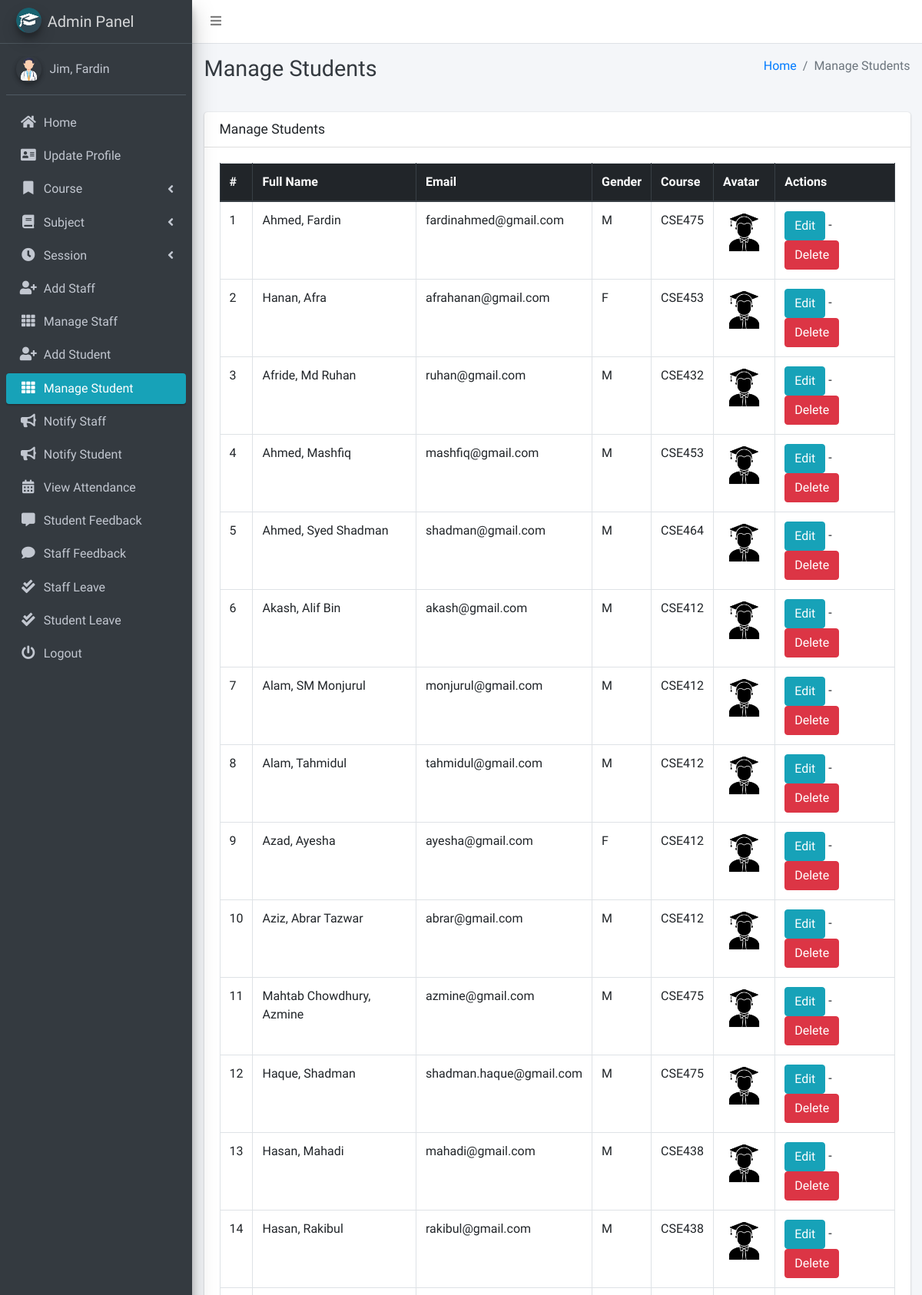
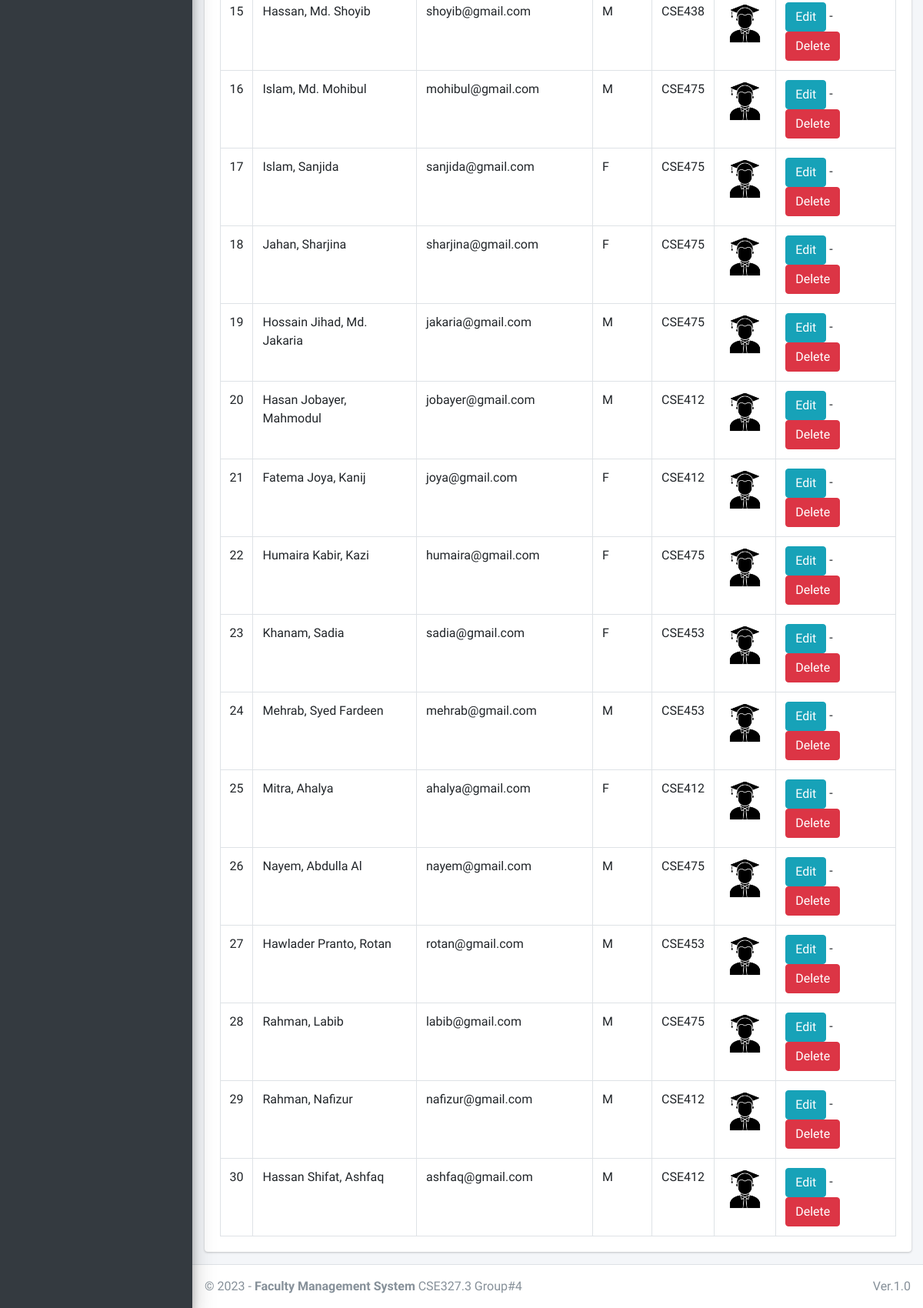
Page /student/manage/ (signed in) on the committed database (2 pictures, top to bottom).
### main_app/models.py (models this page shows, shortened)
class CustomUser(AbstractUser):
    USER_TYPE = ((1, "HOD"), (2, "Staff"), (3, "Student"))
    GENDER = [("M", "Male"), ("F", "Female")]
    username = None  # Removed username, using email instead
    email = models.EmailField(unique=True)
    user_type = models.CharField(default=1, choices=USER_TYPE, max_length=1)
    gender = models.CharField(max_length=1, choices=GENDER)
    profile_pic = models.ImageField()
    address = models.TextField()
    fcm_token = models.TextField(default="")  # For firebase notifications
    created_at = models.DateTimeField(auto_now_add=True)
    updated_at = models.DateTimeField(auto_now=True)
    USERNAME_FIELD = "email"
    REQUIRED_FIELDS = []
    objects = CustomUserManager()
    def __str__(self):
        return self.last_name + ", " + self.first_name

class Student(models.Model):
    admin = models.OneToOneField(CustomUser, on_delete=models.CASCADE)
    course = models.ForeignKey(Course, on_delete=models.DO_NOTHING, null=True, blank=False)
    session = models.ForeignKey(Session, on_delete=models.DO_NOTHING, null=True)

class Course(models.Model):
    name = models.CharField(max_length=120)
    created_at = models.DateTimeField(auto_now_add=True)
    updated_at = models.DateTimeField(auto_now=True)

### main_app/hod_views.py (the view)
# urls.py: path("student/manage/", hod_views.manage_student, name='manage_student'),
def manage_student(request):
    students = CustomUser.objects.filter(user_type=3)
    context = {
        'students': students,
        'page_title': 'Manage Students'
    }
    return render(request, "hod_template/manage_student.html", context)

### main_app/templates/hod_template/manage_student.html
{% extends 'main_app/base.html' %}
{% load static %}
{% block page_title %}{{page_title}}{% endblock page_title %}
{% block content %}
<section class="content">
    <div class="container-fluid">
        <div class="row">
            <div class="col-md-12">
                <div class="card">
                    <div class="card-header">
                        <h3 class="card-title">{{page_title}}</h3>
                    </div>
                    <div class="card-body">
                        <table id="example2" class="table table-bordered table-hover">
                            <thead class="thead-dark">
                                <tr>
                                    <th>#</th>
                                    <th>Full Name</th>
                                    <th>Email</th>
                                    <th>Gender</th>
                                    <th>Course</th>
                                    <th>Avatar</th>
                                    <th>Actions</th>
                                </tr>
                            </thead>
                            <tbody>
                                {% for student in students %}
                                <tr>
                                    <td>{{ forloop.counter }}</td>
                                    <td>{{student.last_name}}, {{student.first_name}}</td>
                                    <td>{{student.email}}</td>
                                    <td>{{student.gender}}</td>
                                    <td>{{student.student.course.name}}</td>
                                    <td>
                                        {% if student.profile_pic == ""  %}
                                        No Image
                                        {% else %}
                                        <img class="img img-fluid mb-2" height="56" width="56"
                                            src="{{student.profile_pic}}" alt="">
                                        {% endif %}
                                    </td>
                                    <td><a href="{% url 'edit_student' student.student.id %}" class="btn btn-info">Edit</a> -
                                        <a href="{% url 'delete_student' student.student.id %}" class="btn btn-danger" onclick="return confirm('Are you sure about this ?')">Delete</a>
                                    </td>
                                </tr>
                                {% endfor %}
                            </tbody>
                        </table>
                    </div>
                </div>
            </div>
        </div>
    </div>
</section>
{% endblock content %}

### main_app/templates/main_app/sidebar_template.html (shortened to what this page needs)
{% load static %}
<aside class="main-sidebar sidebar-dark-info elevation-4">
    {% if request.user.user_type == '1' %}
    <a href="{% url 'admin_home' %}" class="brand-link">
        <img src="{% static 'dist/img/cmsl.png' %} " alt="AdminLTE Logo"
            class="brand-image img-circle elevation-3" >
        <span class="brand-text font-weight-light">Admin Panel</span>
    </a>
    <div class="sidebar">
        <div class="user-panel mt-3 pb-3 mb-3 d-flex">
            <div class="image">
                <img src="{{ request.user.profile_pic}}" class="img-circle elevation-2" alt="User Image">
            </div>
            <div class="info">
                <a href="#" class="d-block">{{user}}</a>
            </div>
        </div>
        <nav class="mt-2">
            <ul class="nav nav-pills nav-sidebar flex-column" data-widget="treeview" role="menu" data-accordion="false">
                <li class="nav-item">
                    {% url 'admin_home' as admin_home %}
                    <a href="{{admin_home}}" class="nav-link {% if admin_home == request.path %} active {% endif %}">
                        <i class="nav-icon fas fa-home"></i>
                        <p>
                            Home
                        </p>
                    </a>
                </li>
                <li class="nav-item">
                    {% url 'admin_view_profile' as admin_view_profile %}
                    <a href="{{admin_view_profile}}"
                        class="nav-link {% if admin_view_profile == request.path %} active {% endif %}">
                        <i class="nav-icon fas fa-address-card"></i>
                        <p>
                            Update Profile
                        </p>
                    </a>
                </li>
                <li class="nav-item has-treeview">
                    <a href="#" class="nav-link">
                        <i class="nav-icon fas fa-bookmark"></i>
                        <p>
                            Course
                            <i class="fas fa-angle-left right"></i>
                        </p>
                    </a>
                </li>
                <li class="nav-item has-treeview">
                    <a href="#" class="nav-link">
                        <i class="nav-icon fas fa-book"></i>
                        <p>
                            Subject
                            <i class="fas fa-angle-left right"></i>
                        </p>
                    </a>
                </li>
                <li class="nav-item has-treeview">
                    <a href="#" class="nav-link">
                        <i class="nav-icon fas fa-clock"></i>
                        <p>
                            Session
                            <i class="fas fa-angle-left right"></i>
                        </p>
                    </a>
                </li>
                <li class="nav-item">
                    {% url 'add_staff' as add_staff %}
                    <a href="{{add_staff}}" class="nav-link {% if add_staff == request.path %} active {% endif %}">
                        <i class="nav-icon fas fa-user-plus"></i>
                        <p>
                            Add Staff
                        </p>
                    </a>
                </li>
                <li class="nav-item">
                    {% url 'manage_staff' as manage_staff %}
                    {% url 'edit_staff' staff_id as edit_staff %}
                    <a href="{{manage_staff}}"
                        class="nav-link {% if manage_staff == request.path or request.path == edit_staff %} active {% endif %}">
                        <i class="nav-icon fas fa-th"></i>
                        <p>
                            Manage Staff
                        </p>
                    </a>
                </li>
                <li class="nav-item">
                    {% url 'add_student' as add_student%}
                    <a href="{{add_student}}" class="nav-link  {% if add_student == request.path %} active {% endif %}">
                        <i class="nav-icon fas fa-user-plus"></i>
                        <p>
                            Add Student
                        </p>
                    </a>
                </li>
                <li class="nav-item">
                    {% url 'manage_student' as manage_student %}
                    {% url 'edit_student' student_id as edit_student %}
                    <a href="{{manage_student}}"
                        class="nav-link  {% if edit_student == request.path or manage_student == request.path %} active {% endif %}">
                        <i class="nav-icon fas fa-th"></i>
                        <p>
                            Manage Student
                        </p>
                    </a>
                </li>
                <li class="nav-item">
                    {% url 'admin_notify_staff' as admin_notify_staff %}
                    <a href="{{admin_notify_staff}}"
                        class="nav-link {% if admin_notify_staff == request.path %} active {% endif %}">
                        <i class="nav-icon fas fa-bullhorn"></i>
                        <p>
                            Notify Staff
                        </p>
                    </a>
                </li>
                <li class="nav-item">
                    {% url 'admin_notify_student' as admin_notify_student %}
                    <a href="{{admin_notify_student}}"
                        class="nav-link {% if admin_notify_student == request.path %} active {% endif %}">
                        <i class="nav-icon fas fa-bullhorn"></i>
                        <p>
                            Notify Student
                        </p>
                    </a>
                </li>
                <li class="nav-item">
                    {% url 'admin_view_attendance' as admin_view_attendance %}
                <li class="nav-item">
                    <a href="{{admin_view_attendance}}"
                        class="nav-link  {% if admin_view_attendance == request.path %} active {% endif %}">
                        <i class="nav-icon fas fa-calendar-alt"></i>
                        <p>
                            View Attendance
                        </p>
                    </a>
                </li>
                <li class="nav-item">
                    {% url 'student_feedback_message' as student_feedback_message %}
                    <a href="{{ student_feedback_message }}"
                        class="nav-link  {% if student_feedback_message == request.path %} active {% endif %}">
                        <i class="nav-icon fas fa-comment-alt"></i>
                        <p>
                            Student Feedback
                        </p>
                    </a>
                </li>
                <li class="nav-item">
                    {% url 'staff_feedback_message' as staff_feedback_message %}
                    <a href="{{staff_feedback_message}}"
                        class="nav-link   {% if staff_feedback_message == request.path %} active {% endif %}">
                        <i class="nav-icon fas fa-comment"></i>
                        <p>
                            Staff Feedback
                        </p>
                    </a>
                </li>
                <li class="nav-item">
                    {% url 'view_staff_leave' as view_staff_leave %}
                    <a href="{{view_staff_leave}}"
                        class="nav-link  {% if view_staff_leave == request.path %} active {% endif %}">
                        <i class="nav-icon fas fa-check-double"></i>
                        <p>
                            Staff Leave
                        </p>
                    </a>
                </li>
                <li class="nav-item">
                    {% url 'view_student_leave' as view_student_leave %}
                    <a href="{% url 'view_student_leave' %}"
                        class="nav-link  {% if view_student_leave == request.path %} active {% endif %}">
                        <i class="nav-icon fas fa-check-double"></i>
                        <p>
                            Student Leave
                        </p>
                    </a>
                </li>
                                        {% endif %}
                                        <li class="nav-item">
                                            <a href="{% url 'user_logout' %}"
                                                onclick="return confirm('Your session would be terminated.\n\nProceed?')"
                                                class="nav-link">
                                                <i class="nav-icon fas fa-power-off"></i>
                                                <p>
                                                    Logout
                                                </p>
                                            </a>
                                        </li>
                                    </ul>
                                </nav>
                            </div>
</aside>

### rows in the picture
CustomUser: user.profile_pic (picture), last_name+first_name "Jim, Fardin"
CustomUser: last_name "Ahmed", first_name "Fardin", email "fardinahmed@gmail.com", gender "M", student.course.name "CSE475", profile_pic (picture)
CustomUser: last_name "Hanan", first_name "Afra", email "afrahanan@gmail.com", gender "F", student.course.name "CSE453", profile_pic (picture)
CustomUser: last_name "Afride", first_name "Md Ruhan", email "ruhan@gmail.com", gender "M", student.course.name "CSE432", profile_pic (picture)
CustomUser: last_name "Ahmed", first_name "Mashfiq", email "mashfiq@gmail.com", gender "M", student.course.name "CSE453", profile_pic (picture)
CustomUser: last_name "Ahmed", first_name "Syed Shadman", email "shadman@gmail.com", gender "M", student.course.name "CSE464", profile_pic (picture)
CustomUser: last_name "Akash", first_name "Alif Bin", email "akash@gmail.com", gender "M", student.course.name "CSE412", profile_pic (picture)
CustomUser: last_name "Alam", first_name "SM Monjurul", email "monjurul@gmail.com", gender "M", student.course.name "CSE412", profile_pic (picture)
CustomUser: last_name "Alam", first_name "Tahmidul", email "tahmidul@gmail.com", gender "M", student.course.name "CSE412", profile_pic (picture)
CustomUser: last_name "Azad", first_name "Ayesha", email "ayesha@gmail.com", gender "F", student.course.name "CSE412", profile_pic (picture)
CustomUser: last_name "Aziz", first_name "Abrar Tazwar", email "abrar@gmail.com", gender "M", student.course.name "CSE412", profile_pic (picture)
CustomUser: last_name "Mahtab Chowdhury", first_name "Azmine", email "azmine@gmail.com", gender "M", student.course.name "CSE475", profile_pic (picture)
CustomUser: last_name "Haque", first_name "Shadman", email "shadman.haque@gmail.com", gender "M", student.course.name "CSE475", profile_pic (picture)
CustomUser: last_name "Hasan", first_name "Mahadi", email "mahadi@gmail.com", gender "M", student.course.name "CSE438", profile_pic (picture)
CustomUser: last_name "Hasan", first_name "Rakibul", email "rakibul@gmail.com", gender "M", student.course.name "CSE438", profile_pic (picture)
CustomUser: last_name "Hassan", first_name "Md. Shoyib", email "shoyib@gmail.com", gender "M", student.course.name "CSE438", profile_pic (picture)
CustomUser: last_name "Islam", first_name "Md. Mohibul", email "mohibul@gmail.com", gender "M", student.course.name "CSE475", profile_pic (picture)
CustomUser: last_name "Islam", first_name "Sanjida", email "sanjida@gmail.com", gender "F", student.course.name "CSE475", profile_pic (picture)
CustomUser: last_name "Jahan", first_name "Sharjina", email "sharjina@gmail.com", gender "F", student.course.name "CSE475", profile_pic (picture)
CustomUser: last_name "Hossain Jihad", first_name "Md. Jakaria", email "jakaria@gmail.com", gender "M", student.course.name "CSE475", profile_pic (picture)
CustomUser: last_name "Hasan Jobayer", first_name "Mahmodul", email "jobayer@gmail.com", gender "M", student.course.name "CSE412", profile_pic (picture)
CustomUser: last_name "Fatema Joya", first_name "Kanij", email "joya@gmail.com", gender "F", student.course.name "CSE412", profile_pic (picture)
CustomUser: last_name "Humaira Kabir", first_name "Kazi", email "humaira@gmail.com", gender "F", student.course.name "CSE475", profile_pic (picture)
CustomUser: last_name "Khanam", first_name "Sadia", email "sadia@gmail.com", gender "F", student.course.name "CSE453", profile_pic (picture)
CustomUser: last_name "Mehrab", first_name "Syed Fardeen", email "mehrab@gmail.com", gender "M", student.course.name "CSE453", profile_pic (picture)
CustomUser: last_name "Mitra", first_name "Ahalya", email "ahalya@gmail.com", gender "F", student.course.name "CSE412", profile_pic (picture)
CustomUser: last_name "Nayem", first_name "Abdulla Al", email "nayem@gmail.com", gender "M", student.course.name "CSE475", profile_pic (picture)
CustomUser: last_name "Hawlader Pranto", first_name "Rotan", email "rotan@gmail.com", gender "M", student.course.name "CSE453", profile_pic (picture)
CustomUser: last_name "Rahman", first_name "Labib", email "labib@gmail.com", gender "M", student.course.name "CSE475", profile_pic (picture)
CustomUser: last_name "Rahman", first_name "Nafizur", email "nafizur@gmail.com", gender "M", student.course.name "CSE412", profile_pic (picture)
CustomUser: last_name "Hassan Shifat", first_name "Ashfaq", email "ashfaq@gmail.com", gender "M", student.course.name "CSE412", profile_pic (picture)

### other values in the picture
{{ page_title }} "Manage Students"
